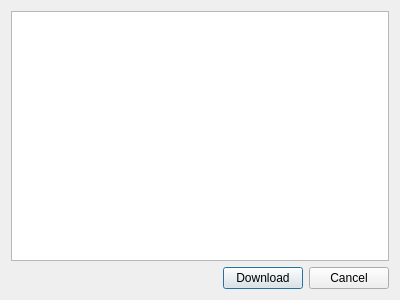
<?xml version="1.0" encoding="UTF-8"?>
<ui version="4.0">
 <class>ModuleDownloadDialog</class>
 <widget class="QDialog" name="ModuleDownloadDialog">
  <property name="geometry">
   <rect>
    <x>0</x>
    <y>0</y>
    <width>400</width>
    <height>300</height>
   </rect>
  </property>
  <property name="windowTitle">
   <string>Download Module</string>
  </property>
  <layout class="QHBoxLayout" name="horizontalLayout_2">
   <item>
    <layout class="QVBoxLayout" name="verticalLayout">
     <item>
      <widget class="QTreeWidget" name="treeWidget">
       <property name="selectionMode">
        <enum>QAbstractItemView::MultiSelection</enum>
       </property>
       <property name="selectionBehavior">
        <enum>QAbstractItemView::SelectItems</enum>
       </property>
       <attribute name="headerVisible">
        <bool>false</bool>
       </attribute>
       <column>
        <property name="text">
         <string notr="true">1</string>
        </property>
       </column>
      </widget>
     </item>
     <item>
      <layout class="QHBoxLayout" name="horizontalLayout">
       <item>
        <spacer name="horizontalSpacer">
         <property name="orientation">
          <enum>Qt::Horizontal</enum>
         </property>
         <property name="sizeHint" stdset="0">
          <size>
           <width>40</width>
           <height>20</height>
          </size>
         </property>
        </spacer>
       </item>
       <item>
        <widget class="QPushButton" name="pushButton_download">
         <property name="sizePolicy">
          <sizepolicy hsizetype="Fixed" vsizetype="Fixed">
           <horstretch>0</horstretch>
           <verstretch>0</verstretch>
          </sizepolicy>
         </property>
         <property name="text">
          <string>Download</string>
         </property>
         <property name="icon">
          <iconset resource="../../icons.qrc">
           <normaloff>:/icons/16x16/dialog-ok.png</normaloff>:/icons/16x16/dialog-ok.png</iconset>
         </property>
        </widget>
       </item>
       <item>
        <widget class="QPushButton" name="pushButton_cancel">
         <property name="sizePolicy">
          <sizepolicy hsizetype="Fixed" vsizetype="Fixed">
           <horstretch>0</horstretch>
           <verstretch>0</verstretch>
          </sizepolicy>
         </property>
         <property name="text">
          <string>Cancel</string>
         </property>
         <property name="icon">
          <iconset resource="../../icons.qrc">
           <normaloff>:/icons/16x16/dialog-cancel.png</normaloff>:/icons/16x16/dialog-cancel.png</iconset>
         </property>
        </widget>
       </item>
      </layout>
     </item>
    </layout>
   </item>
  </layout>
 </widget>
 <resources>
  <include location="../../icons.qrc"/>
 </resources>
 <connections/>
</ui>
